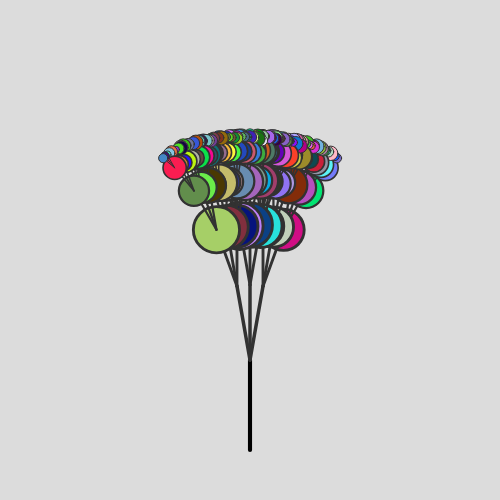
Frame 1 (no input)
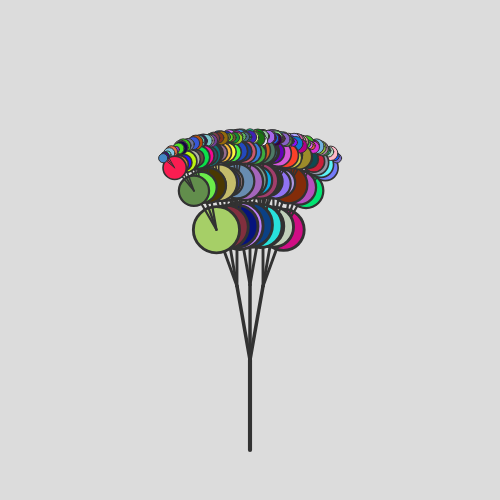
Frame 60 (no input)
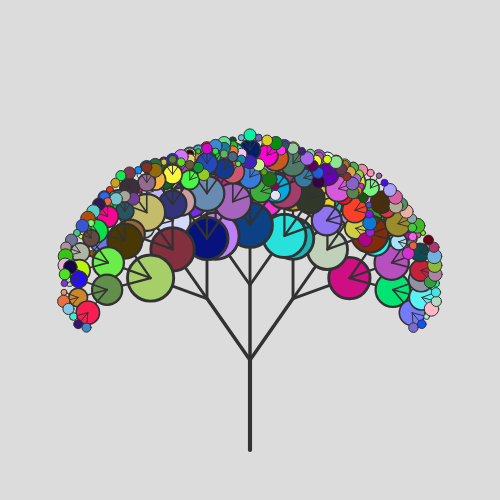
Frame 120 (the mouse pressed at the canvas centre since frame 60)

The p5.js sketch that drew these frames (run headless with seeded random() and noise() and a simulated clock; from frame 60 on, the mouse is pressed at the canvas centre):

// p5.js sketch
// ── sketch.js
// Balloon Tree Project
// Adeeb Rahman
// 11.13.2024
//

let scale = 15;
let seed;
let userLeafDepth = 5; //depth for tree's leaves tracked here


function setup() {
  createCanvas(500, 500);
  background(220);
  seed = 50;
}

function draw() {
  background(220);
  randomSeed(seed);
  drawTree(width/2, height*0.9, 90, 6);
}


function drawLine( x1, y1, x2, y2, depth) {
  //draw a line segment connecting (x1,y1) to (x2,y2)
  line(x1, y1, x2, y2);
}


function drawTree(x1, y1, angle, depth) {
  if (depth > 0) {
    let x2 = x1 + (cos(radians(angle))*depth*scale); //calculate endpoints of current branch
    let y2 = y1 - (sin(radians(angle))*depth*scale); //using trig ratios. Get shorter based on depth
    strokeWeight(map(depth, 1, 5, 1, 3.5)); //maps stroke to make it bigger near trunk
    drawLine(x1, y1, x2, y2, depth);
    stroke(50); //color

    //draw balloons
    if (depth < userLeafDepth) {
      drawLeaf(x2, y2, depth); //if depth is less than 5, draw leaves. this is changed later on.
    }

    //control branch angle based on mouse
    let branchAngle = map(mouseX, 0, width, 10, 60); //maps branch angles to mouse for changing angles

    //draw tree branches
    drawTree(x2, y2, angle - branchAngle, depth-1);
    drawTree(x2, y2, angle, depth-1);
    drawTree(x2, y2, angle + branchAngle, depth-1); //draws 3 branches
  }
}

function drawLeaf(x, y, depth) {
  let minSize = map(depth, 1, 5, 5, 50); //minimum size of leaves
  let maxSize = map(depth, 1, 5, 15, 60); //maximum size of leaves
  let size = random(minSize, maxSize); //chooses random size of those above
  fill(random(255), random(255), random(255));
  circle(x, y, size);
}

function keyPressed() {
  if (key === 'z') {
    if (userLeafDepth > 0) {
      userLeafDepth -= 1; //reduces depth by one, so leaves aren't drawn past a certain point
    }
  }
  else if (key === 'x') {
    if (userLeafDepth < 5) {
      userLeafDepth += 1; //increases depth, so leaves are drawn, until depth of 5, to keep requirements?
    }
  }
}
